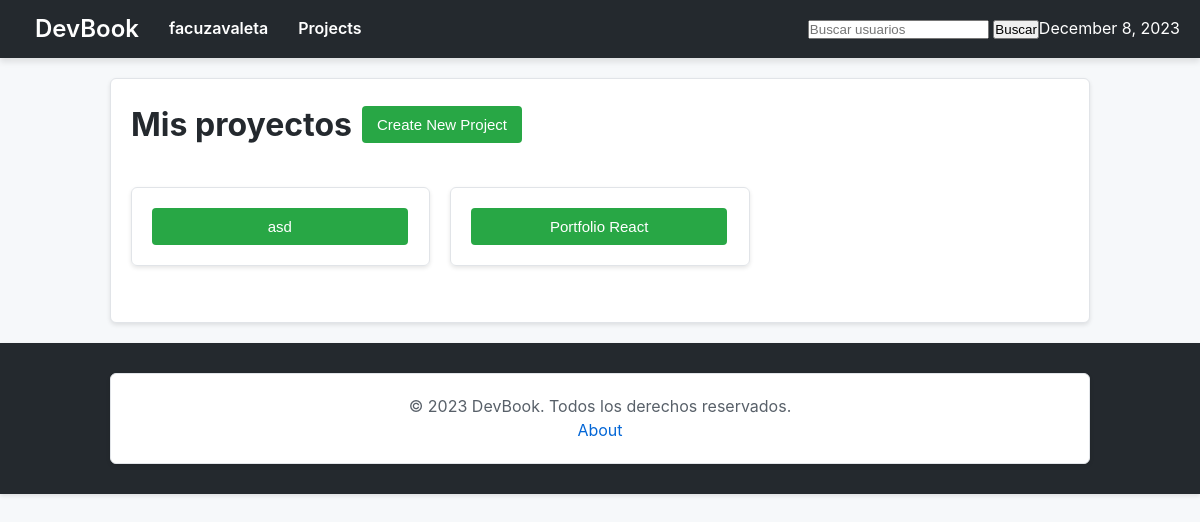
/facuzavaleta/projects/ (signed in), run on an earlier commit of the app's database.
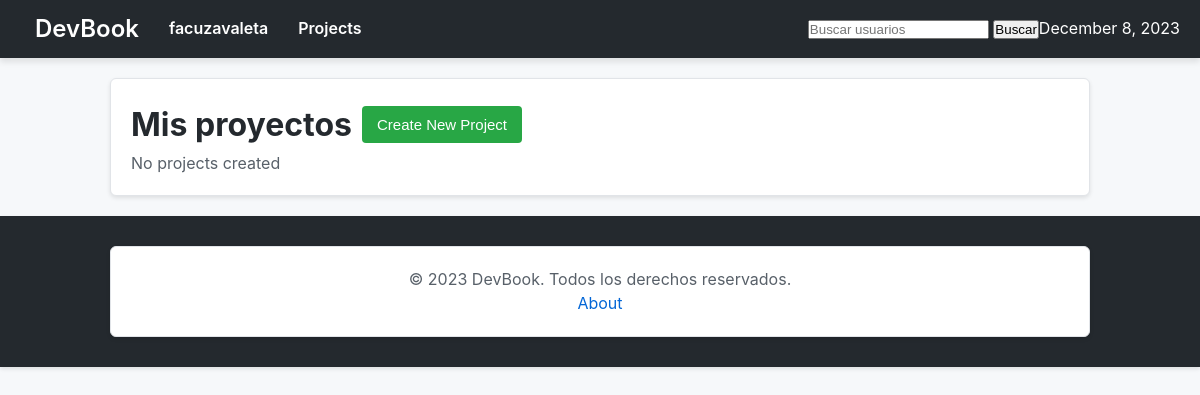
And on a later commit of the database.
### users/models.py (models this page shows, shortened)
class CustomUser(AbstractUser):
    email = models.EmailField(unique=True)
    bio = models.TextField(max_length=500, blank=True)
    image = models.ImageField(upload_to='profile_images/', null=True, blank=True)
    followers = models.ManyToManyField('self', symmetrical=False, related_name='following', blank=True)

### projects/models.py (models this page shows, shortened)
class Project(models.Model):
    user = models.ForeignKey(CustomUser, on_delete=models.CASCADE)
    title = models.CharField(max_length=25)
    description = models.TextField()
    link = models.URLField(blank=True, null=True)
    repository_link = models.URLField(blank=True, null=True)
    image = models.ImageField(upload_to='project_images/', blank=True, null=True)
    created_at = models.DateTimeField(default=timezone.now)
    modified_at = models.DateTimeField(auto_now=True)

### projects/views.py (the view)
# urls.py: path('', projects_index, name='projects_index'),
@login_required(login_url='login')
def projects_index(request, username):
    user = get_object_or_404(CustomUser, username=username)
    is_owner = request.user == user
    user_projects = Project.objects.filter(user__username=username).order_by('-created_at')
    return render(request, 'projects/projects_index.html', {'username': username, 'is_owner': is_owner, 'user_projects': user_projects})

### devbook/context_processors.py (called while the page is built)
def current_datetime(request):
    return {'current_datetime': datetime.now()}

### projects/templates/projects/projects_index.html
{% extends 'base.html' %}
{% block page_content %}
{% if is_owner %}
    <div class="my-projects">
        <h1>Mis proyectos</h1>
        <button class="enter-btn"><a href="{% url 'create_project' username=username %}">Create New Project</a></button>
    </div>
{% else %}
    <h1>{{ username }} Projects Index</h1>
{% endif %}
{% if user_projects %}
<div class="user-projects">
    <ul class="project-grid">
        {% for project in user_projects %}
            <li>
                <div class="project-card">
                    <button class="comment-btn"><a href="{% url 'project_detail' username=username project_id=project.id %}">{{ project.title }}</a></button>
                </div>
            </li>
        {% endfor %}
    </ul>
</div>
{% else %}
    <p>No projects created</p>
{% endif %}
{% endblock %}

### devbook/templates/base.html (shortened to what this page needs)
<!DOCTYPE html>
<html lang="en">
<head>
    {% load static %}
    <link rel="stylesheet" href="{% static 'css/styles.css' %}">
</head>
<body>
    <nav>
        <div>
            <h1><a href="{% url 'landing' %}">DevBook</a></h1>
            {% if user.is_authenticated %}
                <a href="{% url 'home' username=request.user.username %}">{{ request.user.username }}</a>
            {% endif %}
            {% if '/projects/' in request.path %}
                <a href="{% url 'projects_index' username=request.user.username %}">Projects</a>
            {% endif %}
            <form method="get" action="{% url 'user_search' %}">
                <input type="text" name="q" placeholder="Buscar usuarios">
                <button type="submit">Buscar</button>
            </form>
            <p>{{ current_datetime|date:"F j, Y" }}</p>
        </div>
    </nav>
    <div class="container">
        {% block page_content %}
        {% endblock %}
    </div>
    <footer>
        <div class="container">
            <p>&copy; 2023 DevBook. Todos los derechos reservados.</p>
            <a href="{% url 'about' %}">About</a>
        </div>
    </footer>
</body>
</html>

### static/css/styles.css (style rules this page uses)
body, h1, h2, h3, p, a, button, form, input { margin: 0; padding: 0; box-sizing: border-box; text-decoration: none; }
body { font-family: -apple-system, BlinkMacSystemFont, 'Segoe UI', Roboto, 'Helvetica Neue', Arial, sans-serif; background-color: #f6f8fa; color: #24292e; line-height: 1.6; }
nav { background-color: #24292e; color: #ffffff; padding: 10px 20px; box-shadow: 0 4px 6px rgba(0, 0, 0, 0.1); }
nav div { display: flex; justify-content: space-between; align-items: center; }
nav div a { color: #ffffff; text-decoration: none; margin: 0 15px; font-weight: 600; }
nav div form { margin-left: auto; }
.container { max-width: 980px; margin: 20px auto; background-color: #ffffff; padding: 20px; border: 1px solid #e1e4e8; border-radius: 6px; box-shadow: 0 2px 4px rgba(0, 0, 0, 0.1); }
.container p { color: #586069; line-height: 1.5; }
.container a { color: #0366d6; text-decoration: none; }
.container button { background-color: #28a745; color: #ffffff; padding: 10px 15px; border: none; border-radius: 4px; cursor: pointer; font-size: 15px; transition: background-color 0.3s ease; }
.comment-btn, .code-btn, .enter-btn { background-color: #4caf50; color: white; padding: 10px 15px; border: none; border-radius: 5px; cursor: pointer; text-decoration: none; display: inline-block; }
.my-projects { display: flex; align-items: center; }
.my-projects h1 { margin-right: 10px; }
li .code-btn a, li .enter-btn a, .my-projects button a { color: #ffffff; text-decoration: none; }
footer { background-color: #24292e; color: #ffffff; padding: 10px 20px; text-align: center; bottom: 0; width: 100%; box-shadow: 0 2px 4px rgba(0, 0, 0, 0.1); box-sizing: border-box; }
footer p { margin: 0; }
.container { margin-bottom: 20px; box-sizing: border-box; }

What changed in the data, as far as the page shows it:
removed Project: title "asd"
removed Project: title "Portfolio React"
Also different on the page:
text now shown: "No projects created"
